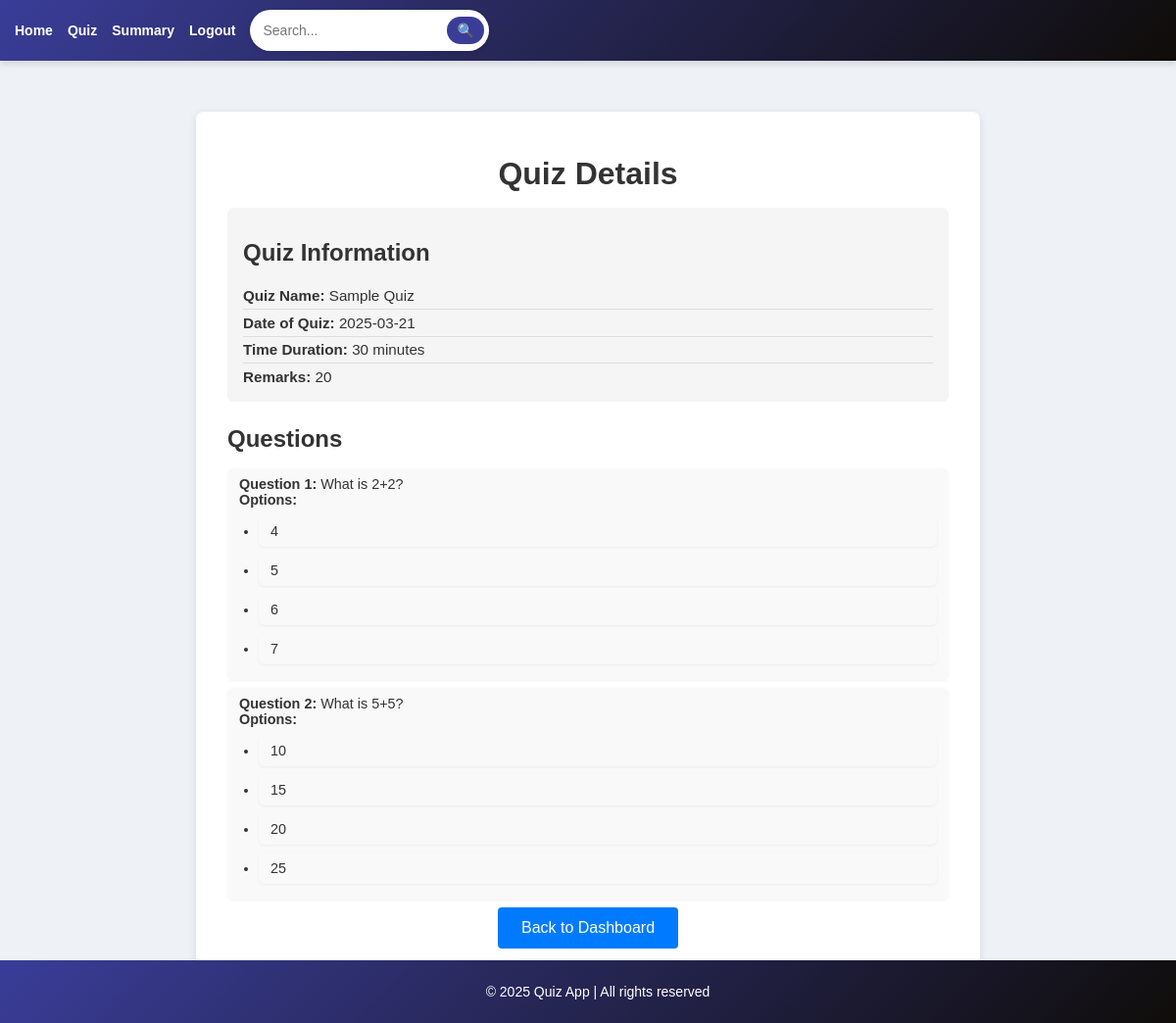
The app's page /quiz/1 with its own data.
### models.py (models this page shows, shortened)
class Quiz(db.Model):
    __tablename__ = 'quiz'
    id = db.Column(db.Integer, primary_key=True)
    chapter_id = db.Column(db.Integer, db.ForeignKey('chapters.id'), nullable=False)
    name = db.Column(db.String(225), unique=True, nullable=False)
    date_of_quiz = db.Column(db.Date, nullable=True)
    time_duration = db.Column(db.Integer, nullable=True)
    remarks = db.Column(db.String(255), nullable=True)
    chapter = db.relationship('Chapter', back_populates='quizzes')
    scores = db.relationship('Score', backref='quiz', lazy=True)

class Question(db.Model):
    __tablename__ = 'questions'
    id = db.Column(db.Integer, primary_key=True)
    question_statement = db.Column(db.String, nullable=False)
    option1 = db.Column(db.String, nullable=False)
    option2 = db.Column(db.String, nullable=False)
    option3 = db.Column(db.String, nullable=False)
    option4 = db.Column(db.String, nullable=False)
    correct_answer = db.Column(db.String, nullable=False)
    chapter_id = db.Column(db.Integer, db.ForeignKey('chapters.id'), nullable=False)
    chapter = db.relationship("Chapter", back_populates="questions")

### app.py (the view)
@app.route('/quiz/<int:quiz_id>', methods=['GET'])
def view_quiz(quiz_id):
    quiz = Quiz.query.filter_by(id=quiz_id).first()
    if not quiz:
        return "Quiz not found", 404
    questions = Question.query.filter_by(chapter_id=quiz.chapter_id).all()
    return render_template('view_quiz.html', quiz=quiz, questions=questions)

### templates/view_quiz.html (shortened to what this page needs)
{% extends 'base.html' %}
{% block content %}
<div class="container">
    <h1 class="text-center">Quiz Details</h1>
    <div class="quiz-details">
        <h2>Quiz Information</h2>
        <ul>
            <li><strong>Quiz Name:</strong> {{ quiz.name }}</li>
            <li><strong>Date of Quiz:</strong> {{ quiz.date_of_quiz }}</li>
            <li><strong>Time Duration:</strong> {{ quiz.time_duration }} minutes</li>
            <li><strong>Remarks:</strong> {{ quiz.remarks }}</li>
        </ul>
    </div>
    <h2>Questions</h2>
    <div class="questions-list">
        <ul>
            {% for question in questions %}
                <li>
                    <strong>Question {{ loop.index }}:</strong> {{ question.question_statement }}<br>
                    <strong>Options:</strong>
                    <ul>
                        <li>{{ question.option1 }}</li>
                        <li>{{ question.option2 }}</li>
                        <li>{{ question.option3 }}</li>
                        <li>{{ question.option4 }}</li>
                    </ul>
                </li>
            {% endfor %}
        </ul>
    </div>
    <div class="text-center">
        <a href="{{ url_for('admin_dashboard') }}" class="btn btn-primary">Back to Dashboard</a>
    </div>
</div>
{% endblock %}

### templates/base.html (style rules this page uses)
body { font-family: 'Poppins', Arial, sans-serif; margin: 0; padding: 0; background-color: #eef1f6; color: #333; }

### templates/view_quiz.html (style rules this page uses)
.container { max-width: 800px; margin: 2rem auto; background: #fff; border-radius: 8px; padding: 1.5rem 2rem; box-shadow: 0 2px 8px rgba(0, 0, 0, 0.1); text-align: left; }
.container h1, .container h2 { color: #333; margin-bottom: 1rem; }
.quiz-details { background-color: #f5f5f5; padding: 0.75rem 1rem; border-radius: 6px; margin-bottom: 1.5rem; }
.quiz-details ul { list-style: none; padding: 0; margin: 0; }
.quiz-details li { padding: 0.3rem 0; border-bottom: 1px solid #ddd; font-size: 0.95rem; }
.quiz-details li:last-child { border-bottom: none; }
.questions-list ul { list-style: none; padding: 0; margin: 0; }
.questions-list li { background: #f9f9f9; margin-bottom: 0.5rem; padding: 0.5rem 0.75rem; border-radius: 6px; box-shadow: 0 1px 3px rgba(0, 0, 0, 0.05); font-size: 0.9rem; }
.questions-list li ul { list-style: disc; padding-left: 1.25rem; margin: 0.5rem 0 0 0; }
.text-center { text-align: center; }
.btn { display: inline-block; padding: 0.75rem 1.5rem; background-color: #007BFF; color: #fff; text-decoration: none; border-radius: 4px; transition: background-color 0.3s ease; }

### records on screen
Quiz: name "Sample Quiz", date_of_quiz "2025-03-21", time_duration "30", remarks "20"
Question: question_statement "What is 2+2?", option1 "4", option2 "5", option3 "6", option4 "7"
Question: question_statement "What is 5+5?", option1 "10", option2 "15", option3 "20", option4 "25"
